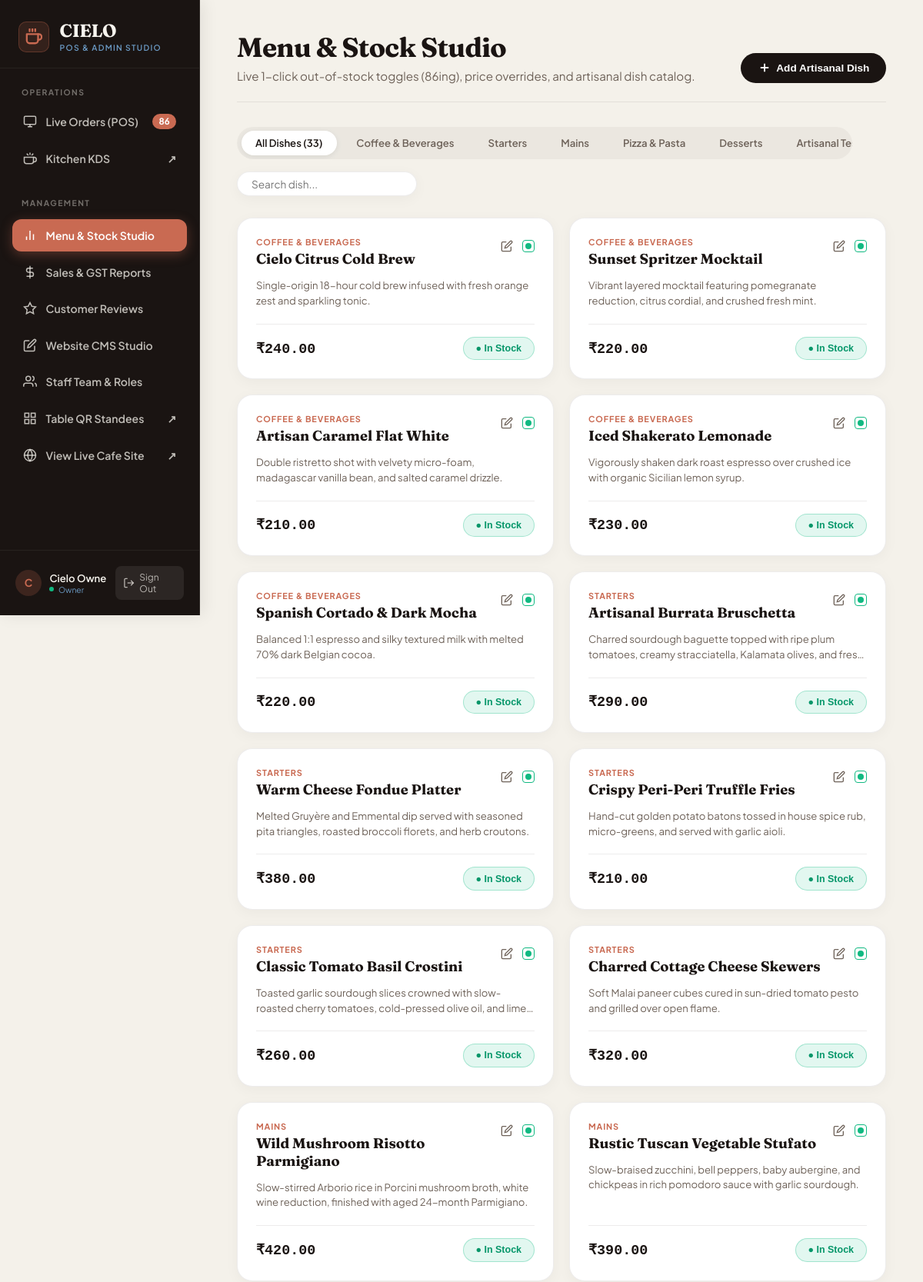
Page /admin/menu.php (signed in, upper part) on the committed database.
### tables this page shows
CREATE TABLE `menu_categories` (
  `id` INTEGER PRIMARY KEY AUTOINCREMENT,
  `slug` TEXT NOT NULL UNIQUE,
  `name` TEXT NOT NULL,
  `description` TEXT NULL,
  `sort_order` INTEGER NOT NULL DEFAULT 0,
  `time_slot` TEXT NULL DEFAULT 'all_day',
  `is_active` INTEGER NOT NULL DEFAULT 1,
  `created_at` TEXT NOT NULL DEFAULT CURRENT_TIMESTAMP,
  `updated_at` TEXT NOT NULL DEFAULT CURRENT_TIMESTAMP
);

CREATE TABLE `menu_items` (
  `id` INTEGER PRIMARY KEY AUTOINCREMENT,
  `category_id` INTEGER NOT NULL,
  `name` TEXT NOT NULL,
  `slug` TEXT NOT NULL,
  `description` TEXT NULL,
  `price_paise` INTEGER NOT NULL DEFAULT 0,
  `is_veg` INTEGER NOT NULL DEFAULT 1,
  `tag` TEXT NULL,
  `image_url` TEXT NULL,
  `is_available` INTEGER NOT NULL DEFAULT 1,
  `sort_order` INTEGER NOT NULL DEFAULT 0,
  `created_at` TEXT NOT NULL DEFAULT CURRENT_TIMESTAMP,
  `updated_at` TEXT NOT NULL DEFAULT CURRENT_TIMESTAMP,
  FOREIGN KEY (`category_id`) REFERENCES `menu_categories` (`id`) ON DELETE CASCADE
);

### app/bootstrap.php (called while the page is built, shortened)
<?php
spl_autoload_register(function (string $class) {
    $prefix = 'App\\';
    $baseDir = CIELO_APP . '/';
    $len = strlen($prefix);
    $relativeClass = substr($class, $len);
    $file = $baseDir . str_replace('\\', '/', $relativeClass) . '.php';
});
function db(): \App\Core\Database {
    return \App\Core\Database::getInstance();
}

### app/Core/Database.php (called while the page is built, shortened)
<?php
class Database
{
    private static ?self $instance = null;
    private ?PDO $pdo = null;
    private function __construct()
    {
        $defaultConnection = Config::get('database.default', 'sqlite');
        $config = Config::get("database.connections.{$defaultConnection}");
        $this->driver = $config['driver'] ?? 'mysql';
        try {
            if ($this->driver === 'sqlite') {
                $dbPath = $config['database'];
                $dir = dirname($dbPath);
                $dsn = "sqlite:{$dbPath}";
                $this->pdo = new PDO($dsn, null, null, $config['options'] ?? []);
                $this->pdo->exec('PRAGMA foreign_keys = ON;');
            }
        } catch (PDOException $e) {
            $sqlitePath = (defined('CIELO_DATABASE') ? CIELO_DATABASE : __DIR__ . '/../../database') . '/cielo.sqlite';
            if ($this->driver === 'mysql' && file_exists($sqlitePath)) {
                try {
                    $this->driver = 'sqlite';
                    $this->pdo = new PDO("sqlite:{$sqlitePath}", null, null, [
                        PDO::ATTR_ERRMODE => PDO::ERRMODE_EXCEPTION,
                        PDO::ATTR_DEFAULT_FETCH_MODE => PDO::FETCH_ASSOC,
                    ]);
                    $this->pdo->exec('PRAGMA foreign_keys = ON;');
                    return;
                } catch (Throwable) {
                }
            }
            throw new RuntimeException("Database connection failed [{$this->driver}]: " . $e->getMessage(), (int)$e->getCode(), $e);
        }
    }
    public static function getInstance(): self
    {
        if (self::$instance === null) {
            self::$instance = new self();
        }
        return self::$instance;
    }
    public function query(string $sql, array $params = []): \PDOStatement
    {
        try {
            $stmt = $this->pdo->prepare($sql);
            $stmt->execute($params);
            return $stmt;
        } catch (PDOException $e) {
            throw new RuntimeException("Query error: {$e->getMessage()} | SQL: {$sql}", (int)$e->getCode(), $e);
        }
    }
    public function fetchAll(string $sql, array $params = []): array
    {
        $stmt = $this->query($sql, $params);
        return $stmt->fetchAll();
    }
}

### app/Models/MenuItem.php (called while the page is built, shortened)
<?php
class MenuItem extends Model
{
    public static function getAllWithCategory(?int $categoryId = null, ?string $search = null): array
    {
        $db = db();
        $params = [];
        $where = "1=1";
        $sql = "SELECT mi.*, mc.name AS category_name, mc.slug AS category_slug
                FROM menu_items mi
                LEFT JOIN menu_categories mc ON mi.category_id = mc.id
                WHERE {$where}
                ORDER BY mc.sort_order ASC, mi.sort_order ASC, mi.id ASC";
        return $db->fetchAll($sql, $params);
    }
}

### app/Core/Config.php (called while the page is built, shortened)
<?php
class Config
{
    private static array $items = [];
    public static function get(string $key, mixed $default = null): mixed
    {
        $parts = explode('.', $key);
        $file = array_shift($parts);
        if (!isset(self::$items[$file])) {
            $path = CIELO_CONFIG . '/' . $file . '.php';
            if (file_exists($path)) {
                self::$items[$file] = require $path;
            } else {
                return $default;
            }
        }
        $current = self::$items[$file];
        foreach ($parts as $part) {
            $current = $current[$part];
        }
        return $current;
    }
}

### config/database.php (called while the page is built)
<?php
return [
    'default' => getenv('DB_CONNECTION') ?: 'sqlite',
    'connections' => [
        'mysql' => [
            'driver' => 'mysql',
            'host' => getenv('DB_HOST') ?: '127.0.0.1',
            'port' => (int)(getenv('DB_PORT') ?: 3306),
            'database' => getenv('DB_DATABASE') ?: 'cielo_cafe',
            'username' => getenv('DB_USERNAME') ?: 'root',
            'password' => getenv('DB_PASSWORD') ?: '',
            'charset' => 'utf8mb4',
            'collation' => 'utf8mb4_unicode_ci',
            'options' => [
                PDO::ATTR_ERRMODE => PDO::ERRMODE_EXCEPTION,
                PDO::ATTR_DEFAULT_FETCH_MODE => PDO::FETCH_ASSOC,
                PDO::ATTR_EMULATE_PREPARES => false,
                (defined('Pdo\Mysql::ATTR_INIT_COMMAND') ? \Pdo\Mysql::ATTR_INIT_COMMAND : 1002) => "SET NAMES utf8mb4 COLLATE utf8mb4_unicode_ci",
            ],
        ],
        'sqlite' => [
            'driver' => 'sqlite',
            'database' => (function() {
                $raw = (string)(getenv('DB_DATABASE') ?: '');
                if (empty($raw) || $raw === 'cielo_cafe') {
                    return (defined('CIELO_DATABASE') ? CIELO_DATABASE : __DIR__ . '/../database') . '/cielo.sqlite';
                }
                if (str_starts_with($raw, '/') || preg_match('/^[A-Za-z]:[\\\\\/]/', $raw)) {
                    return $raw;
                }
                $root = defined('CIELO_ROOT') ? CIELO_ROOT : dirname(__DIR__);
                return $root . '/' . ltrim($raw, '/');
            })(),
            'options' => [
                PDO::ATTR_ERRMODE => PDO::ERRMODE_EXCEPTION,
                PDO::ATTR_DEFAULT_FETCH_MODE => PDO::FETCH_ASSOC,
                PDO::ATTR_EMULATE_PREPARES => false,
            ],
        ],
    ],
];

### app/Core/Model.php (called while the page is built, shortened)
<?php
abstract class Model
{
    protected static string $table = '';
    public static function all(string $orderBy = 'id ASC'): array
    {
        $table = static::$table;
        return db()->fetchAll("SELECT * FROM `{$table}` ORDER BY {$orderBy}");
    }
}

### admin/menu.php (the view, shortened to what this page needs)
<?php
require_once __DIR__ . '/../app/bootstrap.php';
$selectedCat = isset($_GET['cat']) ? (int)$_GET['cat'] : 0;
$search = trim((string)($_GET['q'] ?? ''));
$categories = MenuCategory::all('sort_order ASC');
$items = MenuItem::getAllWithCategory($selectedCat > 0 ? $selectedCat : null, $search);
?>
<!DOCTYPE html>
<html lang="en">
<head>
</head>
<body>
  <?php require __DIR__ . '/includes/sidebar.php'; ?>
  <main class="admin-main">
    <div class="header-bar">
      <div>
        <h1 class="page-title">Menu & Stock Studio</h1>
        <p class="page-sub">Live 1-click out-of-stock toggles (86ing), price overrides, and artisanal dish catalog.</p>
      </div>
      <button type="button" onclick="openAddDishModal()" class="btn-add-dish">
        <svg width="18" height="18" viewBox="0 0 24 24" fill="none" stroke="currentColor" stroke-width="2.5"><line x1="12" y1="5" x2="12" y2="19"/><line x1="5" y1="12" x2="19" y2="12"/></svg>
        Add Artisanal Dish
      </button>
    </div>
    <div class="toolbar-bar">
      <div class="cat-pills">
        <a href="menu.php" class="cat-pill <?= $selectedCat === 0 ? 'active' : '' ?>">All Dishes (<?= count($items) ?>)</a>
        <?php foreach ($categories as $cat): ?>
          <a href="menu.php?cat=<?= (int)$cat['id'] ?>" class="cat-pill <?= $selectedCat === (int)$cat['id'] ? 'active' : '' ?>">
            <?= htmlspecialchars($cat['name']) ?>
          </a>
        <?php endforeach; ?>
      </div>
      <form method="GET" class="search-box">
        <input type="text" name="q" placeholder="Search dish..." value="<?= htmlspecialchars($search) ?>">
      </form>
    </div>
    <?php if (empty($items)): ?>
      <div style="background:#fff; border-radius:var(--radius-lg); padding:4rem 2rem; text-align:center; color:var(--text-muted); border:1px dashed var(--border-warm);">
        <h3>No dishes found</h3>
        <p>Try clearing filters or search query.</p>
      </div>
    <?php else: ?>
      <div class="dishes-grid">
        <?php foreach ($items as $dish): ?>
          <?php $isAvail = (int)($dish['is_available'] ?? 1) === 1; ?>
          <div class="dish-card <?= $isAvail ? '' : 'sold-out' ?>" id="dish-card-<?= (int)$dish['id'] ?>">
            <div>
              <div class="dish-top">
                <div>
                  <span class="dish-cat-badge"><?= htmlspecialchars((string)($dish['category_name'] ?? 'Artisanal')) ?></span>
                  <h3 class="dish-name"><?= htmlspecialchars($dish['name']) ?></h3>
                </div>
                <div style="display:flex; align-items:center; gap:0.5rem;">
                  <button type="button" class="btn-quick-edit" title="Edit Price & Details" onclick="openEditDishModal(<?= (int)$dish['id'] ?>, '<?= htmlspecialchars(addslashes($dish['name']), ENT_QUOTES) ?>', <?= (float)($dish['price_paise'] / 100) ?>, <?= (int)$dish['is_veg'] ?>, '<?= htmlspecialchars(addslashes($dish['description'] ?? ''), ENT_QUOTES) ?>')">
                    <svg width="16" height="16" viewBox="0 0 24 24" fill="none" stroke="currentColor" stroke-width="2"><path d="M11 4H4a2 2 0 0 0-2 2v14a2 2 0 0 0 2 2h14a2 2 0 0 0 2-2v-7"/><path d="M18.5 2.5a2.121 2.121 0 0 1 3 3L12 15l-4 1 1-4 9.5-9.5z"/></svg>
                  </button>
                  <span class="diet-badge <?= ((int)$dish['is_veg'] === 1) ? 'diet-veg' : 'diet-nonveg' ?>" title="<?= ((int)$dish['is_veg'] === 1) ? 'Vegetarian' : 'Non-Vegetarian' ?>"></span>
                </div>
              </div>
              <p class="dish-desc"><?= htmlspecialchars((string)($dish['description'] ?? 'Artisanal preparation with premium estate ingredients.')) ?></p>
            </div>
            <div class="dish-footer">
              <div class="dish-price">₹<?= number_format((int)$dish['price_paise'] / 100, 2) ?></div>
              <form method="POST" style="margin:0;" onsubmit="handleStockToggle(event, <?= (int)$dish['id'] ?>)">
                <button type="submit" id="toggle-btn-<?= (int)$dish['id'] ?>" class="stock-toggle-btn <?= $isAvail ? 'btn-in-stock' : 'btn-sold-out' ?>">
                  <span><?= $isAvail ? '● In Stock' : '✕ Sold Out (86ed)' ?></span>
                </button>
              </form>
            </div>
          </div>
        <?php endforeach; ?>
      </div>
    <?php endif; ?>
  </main>
</body>
</html>

### admin/menu.php (style rules this page uses)
:root { --bg-cream: #F7F4EE; --bg-surface: #FFFFFF; --text-espresso: #1A1412; --text-muted: #6E6259; --accent-terracotta: #C96A52; --accent-terracotta-soft: rgba(201, 106, 82, 0.1); --accent-sky: #6B9AC4; --accent-sky-soft: rgba(107, 154, 196, 0.12); --accent-sky-deep: #4A7A9F; --border-warm: rgba(26, 20, 18, 0.08); --shadow-card: 0 4px 18px rgba(26, 20, 18, 0.04); --radius-sm: 8px; --radius-md: 14px; --radius-lg: 20px; }
* { box-sizing: border-box; }
body { margin: 0; padding: 0; background: #F4F1EA; color: var(--text-espresso); font-family: 'Plus Jakarta Sans', sans-serif; min-height: 100vh; display: flex; }
.admin-main { margin-left: 260px; flex: 1; padding: 2.5rem 3rem 4rem; max-width: 1400px; }
.header-bar { display: flex; justify-content: space-between; align-items: flex-end; margin-bottom: 2rem; padding-bottom: 1.5rem; border-bottom: 1px solid var(--border-warm); flex-wrap: wrap; gap: 1rem; }
.page-title { font-family: 'Fraunces', serif; font-size: 2.2rem; font-weight: 700; letter-spacing: -0.02em; margin: 0; color: var(--text-espresso); }
.page-sub { color: var(--text-muted); font-size: 0.95rem; margin: 0.35rem 0 0; }
.btn-add-dish { background: var(--text-espresso); color: #FFFFFF; border: none; border-radius: 9999px; padding: 0.65rem 1.35rem; font-size: 0.85rem; font-weight: 700; cursor: pointer; display: inline-flex; align-items: center; gap: 0.4rem; transition: all 0.2s ease; }
.toolbar-bar { display: flex; justify-content: space-between; align-items: center; margin-bottom: 1.75rem; flex-wrap: wrap; gap: 1rem; }
.cat-pills { display: flex; gap: 0.45rem; background: rgba(26, 20, 18, 0.04); padding: 0.35rem; border-radius: 9999px; overflow-x: auto; max-width: 800px; }
.cat-pill { padding: 0.45rem 1.15rem; border-radius: 9999px; font-size: 0.82rem; font-weight: 600; color: var(--text-muted); text-decoration: none; transition: all 0.2s ease; white-space: nowrap; }
.cat-pill.active { background: #FFFFFF; color: var(--text-espresso); box-shadow: 0 2px 8px rgba(0, 0, 0, 0.08); }
.search-box { display: flex; align-items: center; background: #FFFFFF; border: 1px solid var(--border-warm); border-radius: 9999px; padding: 0.35rem 1rem; box-shadow: var(--shadow-card); }
.search-box input { border: none; outline: none; font-family: inherit; font-size: 0.85rem; background: transparent; width: 200px; }
.dishes-grid { display: grid; grid-template-columns: repeat(auto-fill, minmax(320px, 1fr)); gap: 1.25rem; }
.dish-card { background: var(--bg-surface); border-radius: var(--radius-lg); border: 1px solid var(--border-warm); box-shadow: var(--shadow-card); padding: 1.5rem; display: flex; flex-direction: column; justify-content: space-between; transition: all 0.2s ease; position: relative; }
.dish-top { display: flex; justify-content: space-between; align-items: flex-start; margin-bottom: 0.75rem; gap: 0.75rem; }
.dish-cat-badge { font-size: 0.68rem; font-weight: 700; letter-spacing: 0.08em; text-transform: uppercase; color: var(--accent-terracotta); margin-bottom: 0.25rem; display: block; }
.dish-name { font-family: 'Fraunces', serif; font-size: 1.15rem; font-weight: 700; color: var(--text-espresso); margin: 0; line-height: 1.25; }
.diet-badge { width: 16px; height: 16px; border: 1.5px solid; display: flex; align-items: center; justify-content: center; border-radius: 4px; flex-shrink: 0; }
.diet-veg { border-color: #10B981; }
.diet-veg::after { content: ''; width: 8px; height: 8px; border-radius: 50%; background: #10B981; }
.dish-desc { font-size: 0.82rem; color: var(--text-muted); line-height: 1.5; margin-bottom: 1.25rem; display: -webkit-box; -webkit-line-clamp: 2; -webkit-box-orient: vertical; overflow: hidden; }
.dish-footer { display: flex; justify-content: space-between; align-items: center; border-top: 1px solid var(--border-warm); padding-top: 1rem; }
.dish-price { font-size: 1.15rem; font-weight: 800; color: var(--text-espresso); font-family: monospace; }
.stock-toggle-btn { border: none; border-radius: 9999px; padding: 0.45rem 1rem; font-size: 0.78rem; font-weight: 700; cursor: pointer; display: inline-flex; align-items: center; gap: 0.4rem; transition: all 0.15s ease; }
.btn-in-stock { background: rgba(16, 185, 129, 0.12); color: #059669; border: 1px solid rgba(16, 185, 129, 0.3); }
.btn-quick-edit { background: none; border: none; color: var(--text-muted); cursor: pointer; padding: 0.25rem; border-radius: 6px; display: inline-flex; align-items: center; }

### rows in the picture
menu_categories: name "Coffee & Beverages"
menu_categories: name "Starters"
menu_categories: name "Mains"
menu_categories: name "Pizza & Pasta"
menu_categories: name "Desserts"
menu_categories: name "Artisanal…"
menu_items: category.name "COFFEE & BEVERAGES", name "Cielo Citrus Cold Brew", is_veg 1 (drawn), description "Single-origin 18-hour cold brew infused with fresh orange zest and sparkling tonic.", (int)$dish['price_paise']/100 "240.00", is_available "● In Stock"
menu_items: category.name "COFFEE & BEVERAGES", name "Sunset Spritzer Mocktail", is_veg 1 (drawn), description "Vibrant layered mocktail featuring pomegranate reduction, citrus cordial, and crushed fresh mint.", (int)$dish['price_paise']/100 "220.00", is_available "● In Stock"
menu_items: category.name "COFFEE & BEVERAGES", name "Artisan Caramel Flat White", is_veg 1 (drawn), description "Double ristretto shot with velvety micro-foam, madagascar vanilla bean, and salted caramel drizzle.", (int)$dish['price_paise']/100 "210.00", is_available "● In Stock"
menu_items: category.name "COFFEE & BEVERAGES", name "Iced Shakerato Lemonade", is_veg 1 (drawn), description "Vigorously shaken dark roast espresso over crushed ice with organic Sicilian lemon syrup.", (int)$dish['price_paise']/100 "230.00", is_available "● In Stock"
menu_items: category.name "COFFEE & BEVERAGES", name "Spanish Cortado & Dark Mocha", is_veg 1 (drawn), description "Balanced 1:1 espresso and silky textured milk with melted 70% dark Belgian cocoa.", (int)$dish['price_paise']/100 "220.00", is_available "● In Stock"
menu_items: category.name "STARTERS", name "Artisanal Burrata Bruschetta", is_veg 1 (drawn), description "Charred sourdough baguette topped with ripe plum tomatoes, creamy stracciatella, Kalamata olives, and…", (int)$dish['price_paise']/100 "290.00", is_available "● In Stock"
menu_items: category.name "STARTERS", name "Warm Cheese Fondue Platter", is_veg 1 (drawn), description "Melted Gruyère and Emmental dip served with seasoned pita triangles, roasted broccoli florets, and herb croutons.", (int)$dish['price_paise']/100 "380.00", is_available "● In Stock"
menu_items: category.name "STARTERS", name "Crispy Peri-Peri Truffle Fries", is_veg 1 (drawn), description "Hand-cut golden potato batons tossed in house spice rub, micro-greens, and served with garlic aioli.", (int)$dish['price_paise']/100 "210.00", is_available "● In Stock"
menu_items: category.name "STARTERS", name "Classic Tomato Basil Crostini", is_veg 1 (drawn), description "Toasted garlic sourdough slices crowned with slow-roasted cherry tomatoes, cold-pressed olive oil, and…", (int)$dish['price_paise']/100 "260.00", is_available "● In Stock"
menu_items: category.name "STARTERS", name "Charred Cottage Cheese Skewers", is_veg 1 (drawn), description "Soft Malai paneer cubes cured in sun-dried tomato pesto and grilled over open flame.", (int)$dish['price_paise']/100 "320.00", is_available "● In Stock"
menu_items: category.name "MAINS", name "Wild Mushroom Risotto Parmigiano", is_veg 1 (drawn), description "Slow-stirred Arborio rice in Porcini mushroom broth, white wine reduction, finished with aged 24-month Parmigiano.", (int)$dish['price_paise']/100 "420.00", is_available "● In Stock"
menu_items: category.name "MAINS", name "Rustic Tuscan Vegetable Stufato", is_veg 1 (drawn), description "Slow-braised zucchini, bell peppers, baby aubergine, and chickpeas in rich pomodoro sauce with garlic sourdough.", (int)$dish['price_paise']/100 "390.00", is_available "● In Stock"

### other values in the picture
$activeOrdersCount "86"
substr((string)($staffUser['name'] ?? 'U'), 0, 1) "C"
$staffUser['name'] "Cielo…"
$staffUser['role'] "Owner"
count($items) "33"
